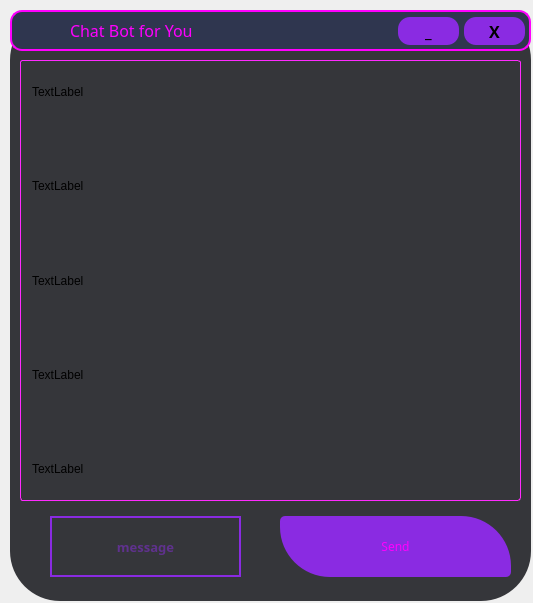
<?xml version="1.0" encoding="UTF-8"?>
<ui version="4.0">
 <class>MainWindow</class>
 <widget class="QMainWindow" name="MainWindow">
  <property name="geometry">
   <rect>
    <x>0</x>
    <y>0</y>
    <width>533</width>
    <height>603</height>
   </rect>
  </property>
  <property name="windowTitle">
   <string>MainWindow</string>
  </property>
  <widget class="QWidget" name="centralwidget">
   <widget class="QWidget" name="mainWidget" native="true">
    <property name="geometry">
     <rect>
      <x>10</x>
      <y>10</y>
      <width>521</width>
      <height>591</height>
     </rect>
    </property>
    <property name="styleSheet">
     <string notr="true">QWidget{
	background-color: rgb(53, 54, 58);
	border-radius: 50px;
}</string>
    </property>
    <widget class="QFrame" name="statusBarFrame">
     <property name="geometry">
      <rect>
       <x>0</x>
       <y>0</y>
       <width>521</width>
       <height>41</height>
      </rect>
     </property>
     <property name="styleSheet">
      <string notr="true">QFrame{
	border: 2px solid rgb(255,0,255);
	background-color: rgb(47,54,79);
	border-radius: 12px;
}</string>
     </property>
     <property name="frameShape">
      <enum>QFrame::StyledPanel</enum>
     </property>
     <property name="frameShadow">
      <enum>QFrame::Raised</enum>
     </property>
     <widget class="QLabel" name="iconLabel">
      <property name="geometry">
       <rect>
        <x>18</x>
        <y>5</y>
        <width>31</width>
        <height>31</height>
       </rect>
      </property>
      <property name="styleSheet">
       <string notr="true">border:rgb(47,79,79);</string>
      </property>
      <property name="text">
       <string/>
      </property>
      <property name="pixmap">
       <pixmap>:/icons/twitch_icon.ico</pixmap>
      </property>
      <property name="scaledContents">
       <bool>true</bool>
      </property>
     </widget>
     <widget class="QLabel" name="subLabel">
      <property name="geometry">
       <rect>
        <x>60</x>
        <y>10</y>
        <width>201</width>
        <height>21</height>
       </rect>
      </property>
      <property name="font">
       <font>
        <family>8514oem</family>
        <pointsize>12</pointsize>
        <weight>50</weight>
        <bold>false</bold>
       </font>
      </property>
      <property name="styleSheet">
       <string notr="true">border:rgb(47,79,79);
color: rgb(255,0,255);</string>
      </property>
      <property name="text">
       <string>Chat Bot for You</string>
      </property>
     </widget>
     <widget class="QPushButton" name="closePushButton">
      <property name="geometry">
       <rect>
        <x>454</x>
        <y>7</y>
        <width>61</width>
        <height>28</height>
       </rect>
      </property>
      <property name="font">
       <font>
        <family>8514oem</family>
        <pointsize>12</pointsize>
        <weight>75</weight>
        <bold>true</bold>
       </font>
      </property>
      <property name="styleSheet">
       <string notr="true">QPushButton{
	border-radius: 12px;
	background-color: rgb(138,43,226);
}

QPushButton:hover{
	background-color: rgb(255,43,255);
}

QPushButton:pressed{
	background-color: rgb(47,54,79);
	color: rgb(255,43,255);
}</string>
      </property>
      <property name="text">
       <string>X</string>
      </property>
     </widget>
     <widget class="QPushButton" name="minimizePushButton">
      <property name="geometry">
       <rect>
        <x>388</x>
        <y>7</y>
        <width>61</width>
        <height>28</height>
       </rect>
      </property>
      <property name="font">
       <font>
        <family>8514oem</family>
        <pointsize>12</pointsize>
        <weight>75</weight>
        <bold>true</bold>
       </font>
      </property>
      <property name="styleSheet">
       <string notr="true">QPushButton{
	border-radius: 12px;
	background-color: rgb(138,43,226);
}

QPushButton:hover{
	background-color: rgb(255,43,255);
}

QPushButton:pressed{
	background-color: rgb(47,54,79);
	color: rgb(255,43,255);
}</string>
      </property>
      <property name="text">
       <string>_</string>
      </property>
     </widget>
     <widget class="QLabel" name="label_7">
      <property name="geometry">
       <rect>
        <x>15</x>
        <y>5</y>
        <width>31</width>
        <height>31</height>
       </rect>
      </property>
      <property name="styleSheet">
       <string notr="true">border: rgb(53, 54, 58);</string>
      </property>
      <property name="text">
       <string/>
      </property>
      <property name="pixmap">
       <pixmap resource="../resource.qrc">:/prfx/twitch_icon.ico</pixmap>
      </property>
      <property name="scaledContents">
       <bool>true</bool>
      </property>
     </widget>
    </widget>
    <widget class="QLineEdit" name="send_message_entry">
     <property name="geometry">
      <rect>
       <x>40</x>
       <y>506</y>
       <width>191</width>
       <height>61</height>
      </rect>
     </property>
     <property name="font">
      <font>
       <family>Cascadia Code</family>
       <pointsize>10</pointsize>
       <weight>75</weight>
       <bold>true</bold>
      </font>
     </property>
     <property name="styleSheet">
      <string notr="true">QLineEdit{
	border: 2px solid rgb(138,43,226);
	border-top-left-radius :20px;
	border-bottom-right-radius : 20px;
	color: rgb(138,43,226);
}
QLineEdit:focus{
	border: 2px solid rgb(138,43,226);
}
	/*border-top-left-radius :20px;*/
	/*border-bottom-right-radius : 20px;*/
</string>
     </property>
     <property name="text">
      <string/>
     </property>
     <property name="alignment">
      <set>Qt::AlignCenter</set>
     </property>
     <property name="placeholderText">
      <string>message</string>
     </property>
    </widget>
    <widget class="QPushButton" name="send_message_button">
     <property name="geometry">
      <rect>
       <x>270</x>
       <y>506</y>
       <width>231</width>
       <height>61</height>
      </rect>
     </property>
     <property name="font">
      <font>
       <family>8514oem</family>
      </font>
     </property>
     <property name="cursor">
      <cursorShape>PointingHandCursor</cursorShape>
     </property>
     <property name="styleSheet">
      <string notr="true">QPushButton{
	background-color: rgb(138,43,226);
	color: rgb(255,0,255);
	border-top-left-radius :5px;
	border-bottom-right-radius : 5px;
}

QPushButton:hover{
	background-color: rgb(255,43,255);
	color: rgb(138,43,226);
}

QPushButton:pressed{
	background-color: rgb(47,54,79);
	color: rgb(255,43,255);
}</string>
     </property>
     <property name="text">
      <string>Send</string>
     </property>
    </widget>
    <widget class="QScrollArea" name="scrollArea">
     <property name="geometry">
      <rect>
       <x>10</x>
       <y>50</y>
       <width>501</width>
       <height>441</height>
      </rect>
     </property>
     <property name="styleSheet">
      <string notr="true">QScrollArea{
	border-radius: 3px;
	border: 1px solid  rgb(255,43,255);
}
QScrollBar:vertical {
	border: none;
    background: rgb(45, 45, 68);
    width: 14px;
    margin: 15px 0 15px 0;
	border-radius: 0px;
 }

/*  HANDLE BAR VERTICAL */
QScrollBar::handle:vertical {	
	background-color: rgb(80, 80, 122);
	min-height: 30px;
	border-radius: 7px;
}
QScrollBar::handle:vertical:hover{	
	background-color: rgb(255, 0, 127);
}
QScrollBar::handle:vertical:pressed {	
	background-color: rgb(185, 0, 92);
}

/* BTN TOP - SCROLLBAR */
QScrollBar::sub-line:vertical {
	border: none;
	background-color: rgb(59, 59, 90);
	height: 15px;
	border-top-left-radius: 7px;
	border-top-right-radius: 7px;
	subcontrol-position: top;
	subcontrol-origin: margin;
}
QScrollBar::sub-line:vertical:hover {	
	background-color: rgb(255, 0, 127);
}
QScrollBar::sub-line:vertical:pressed {	
	background-color: rgb(185, 0, 92);
}

/* BTN BOTTOM - SCROLLBAR */
QScrollBar::add-line:vertical {
	border: none;
	background-color: rgb(59, 59, 90);
	height: 15px;
	border-bottom-left-radius: 7px;
	border-bottom-right-radius: 7px;
	subcontrol-position: bottom;
	subcontrol-origin: margin;
}
QScrollBar::add-line:vertical:hover {	
	background-color: rgb(255, 0, 127);
}
QScrollBar::add-line:vertical:pressed {	
	background-color: rgb(185, 0, 92);
}

/* RESET ARROW */
QScrollBar::up-arrow:vertical, QScrollBar::down-arrow:vertical {
	background: none;
}
QScrollBar::add-page:vertical, QScrollBar::sub-page:vertical {
	background: none;
}</string>
     </property>
     <property name="widgetResizable">
      <bool>true</bool>
     </property>
     <widget class="QWidget" name="scrollAreaWidgetContents">
      <property name="geometry">
       <rect>
        <x>0</x>
        <y>0</y>
        <width>499</width>
        <height>439</height>
       </rect>
      </property>
      <layout class="QVBoxLayout" name="verticalLayout">
       <property name="spacing">
        <number>50</number>
       </property>
       <property name="leftMargin">
        <number>11</number>
       </property>
       <item>
        <widget class="QLabel" name="label_2">
         <property name="text">
          <string>TextLabel</string>
         </property>
        </widget>
       </item>
       <item>
        <widget class="QLabel" name="label_4">
         <property name="text">
          <string>TextLabel</string>
         </property>
        </widget>
       </item>
       <item>
        <widget class="QLabel" name="label_5">
         <property name="text">
          <string>TextLabel</string>
         </property>
        </widget>
       </item>
       <item>
        <widget class="QLabel" name="label_3">
         <property name="text">
          <string>TextLabel</string>
         </property>
        </widget>
       </item>
       <item>
        <widget class="QLabel" name="label_6">
         <property name="text">
          <string>TextLabel</string>
         </property>
        </widget>
       </item>
      </layout>
     </widget>
    </widget>
   </widget>
  </widget>
 </widget>
 <resources>
  <include location="Coding/Python_/TwitchProject/assets/asets.qrc"/>
  <include location="../resource.qrc"/>
 </resources>
 <connections/>
</ui>
